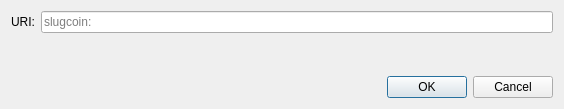
<?xml version="1.0" encoding="UTF-8"?>
<ui version="4.0">
 <class>OpenURIDialog</class>
 <widget class="QDialog" name="OpenURIDialog">
  <property name="geometry">
   <rect>
    <x>0</x>
    <y>0</y>
    <width>564</width>
    <height>109</height>
   </rect>
  </property>
  <property name="windowTitle">
   <string>Open slugcoin URI</string>
  </property>
  <layout class="QVBoxLayout" name="verticalLayout">
   <item>
    <layout class="QHBoxLayout" name="horizontalLayout">
     <item>
      <widget class="QLabel" name="label">
       <property name="text">
        <string>URI:</string>
       </property>
      </widget>
     </item>
     <item>
      <widget class="QValidatedLineEdit" name="uriEdit">
       <property name="placeholderText">
        <string notr="true">slugcoin:</string>
       </property>
      </widget>
     </item>
    </layout>
   </item>
   <item>
    <spacer name="verticalSpacer">
     <property name="orientation">
      <enum>Qt::Vertical</enum>
     </property>
     <property name="sizeHint" stdset="0">
      <size>
       <width>20</width>
       <height>40</height>
      </size>
     </property>
    </spacer>
   </item>
   <item>
    <widget class="QDialogButtonBox" name="buttonBox">
     <property name="orientation">
      <enum>Qt::Horizontal</enum>
     </property>
     <property name="standardButtons">
      <set>QDialogButtonBox::Cancel|QDialogButtonBox::Ok</set>
     </property>
    </widget>
   </item>
  </layout>
 </widget>
 <customwidgets>
  <customwidget>
   <class>QValidatedLineEdit</class>
   <extends>QLineEdit</extends>
   <header>qt/qvalidatedlineedit.h</header>
  </customwidget>
 </customwidgets>
 <resources/>
 <connections>
  <connection>
   <sender>buttonBox</sender>
   <signal>accepted()</signal>
   <receiver>OpenURIDialog</receiver>
   <slot>accept()</slot>
   <hints>
    <hint type="sourcelabel">
     <x>248</x>
     <y>254</y>
    </hint>
    <hint type="destinationlabel">
     <x>157</x>
     <y>274</y>
    </hint>
   </hints>
  </connection>
  <connection>
   <sender>buttonBox</sender>
   <signal>rejected()</signal>
   <receiver>OpenURIDialog</receiver>
   <slot>reject()</slot>
   <hints>
    <hint type="sourcelabel">
     <x>316</x>
     <y>260</y>
    </hint>
    <hint type="destinationlabel">
     <x>286</x>
     <y>274</y>
    </hint>
   </hints>
  </connection>
 </connections>
</ui>
